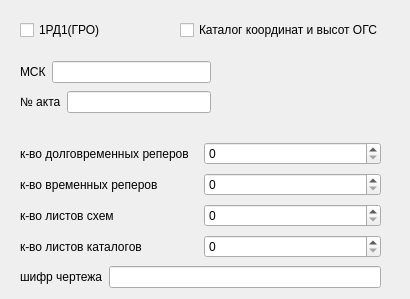
      <widget class="QWidget" name="ogs">
       <attribute name="title">
        <string>ОГС</string>
       </attribute>
       <widget class="QCheckBox" name="CheckBoxRD1">
        <property name="geometry">
         <rect>
          <x>20</x>
          <y>20</y>
          <width>101</width>
          <height>20</height>
         </rect>
        </property>
        <property name="text">
         <string>1РД1(ГРО)</string>
        </property>
       </widget>
       <widget class="QCheckBox" name="CheckBoxKAT1">
        <property name="geometry">
         <rect>
          <x>180</x>
          <y>20</y>
          <width>221</width>
          <height>20</height>
         </rect>
        </property>
        <property name="text">
         <string>Каталог координат и высот ОГС</string>
        </property>
       </widget>
       <widget class="QWidget" name="layoutWidget_2">
        <property name="geometry">
         <rect>
          <x>20</x>
          <y>60</y>
          <width>191</width>
          <height>24</height>
         </rect>
        </property>
        <layout class="QHBoxLayout" name="horizontalLayout_12">
         <item>
          <widget class="QLabel" name="label_107">
           <property name="text">
            <string>МСК</string>
           </property>
          </widget>
         </item>
         <item>
          <widget class="QLineEdit" name="msk"/>
         </item>
        </layout>
       </widget>
       <widget class="QWidget" name="layoutWidget">
        <property name="geometry">
         <rect>
          <x>20</x>
          <y>90</y>
          <width>191</width>
          <height>24</height>
         </rect>
        </property>
        <layout class="QHBoxLayout" name="horizontalLayout_2">
         <item>
          <widget class="QLabel" name="label_42">
           <property name="text">
            <string>№ акта</string>
           </property>
          </widget>
         </item>
         <item>
          <widget class="QLineEdit" name="nActOGS"/>
         </item>
        </layout>
       </widget>
       <widget class="QWidget" name="layoutWidget">
        <property name="geometry">
         <rect>
          <x>20</x>
          <y>140</y>
          <width>361</width>
          <height>150</height>
         </rect>
        </property>
        <layout class="QVBoxLayout" name="verticalLayout">
         <item>
          <layout class="QHBoxLayout" name="horizontalLayout_3">
           <item>
            <widget class="QLabel" name="label_97">
             <property name="text">
              <string>к-во долговременных реперов</string>
             </property>
            </widget>
           </item>
           <item>
            <widget class="QSpinBox" name="allrp">
             <property name="maximum">
              <number>999</number>
             </property>
            </widget>
           </item>
          </layout>
         </item>
         <item>
          <layout class="QHBoxLayout" name="horizontalLayout_4">
           <item>
            <widget class="QLabel" name="label_98">
             <property name="text">
              <string>к-во временных реперов</string>
             </property>
            </widget>
           </item>
           <item>
            <widget class="QSpinBox" name="allnr">
             <property name="maximum">
              <number>999</number>
             </property>
            </widget>
           </item>
          </layout>
         </item>
         <item>
          <layout class="QHBoxLayout" name="horizontalLayout_5">
           <item>
            <widget class="QLabel" name="label_99">
             <property name="text">
              <string>к-во листов схем</string>
             </property>
            </widget>
           </item>
           <item>
            <widget class="QSpinBox" name="l_shem_ogs">
             <property name="maximum">
              <number>999</number>
             </property>
            </widget>
           </item>
          </layout>
         </item>
         <item>
          <layout class="QHBoxLayout" name="horizontalLayout_6">
           <item>
            <widget class="QLabel" name="label_100">
             <property name="text">
              <string>к-во листов каталогов</string>
             </property>
            </widget>
           </item>
           <item>
            <widget class="QSpinBox" name="l_kat_ogs">
             <property name="maximum">
              <number>999</number>
             </property>
            </widget>
           </item>
          </layout>
         </item>
         <item>
          <layout class="QHBoxLayout" name="horizontalLayout">
           <item>
            <widget class="QLabel" name="label_101">
             <property name="text">
              <string>шифр чертежа</string>
             </property>
            </widget>
           </item>
           <item>
            <widget class="QLineEdit" name="ShifrGP"/>
           </item>
          </layout>
         </item>
        </layout>
       </widget>
      </widget>
